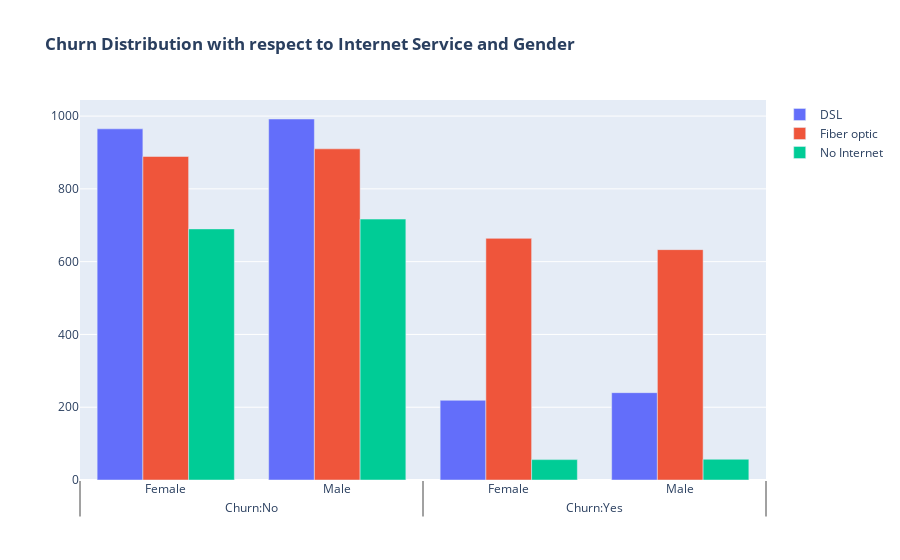

The cell this chart's notebook holds for it:
### Code cell
fig = go.Figure()

fig.add_trace(go.Bar(
  x = [['Churn:No', 'Churn:No', 'Churn:Yes', 'Churn:Yes'],
       ["Female", "Male", "Female", "Male"]],
  y = [965, 992, 219, 240],
  name = 'DSL',
))

fig.add_trace(go.Bar(
  x = [['Churn:No', 'Churn:No', 'Churn:Yes', 'Churn:Yes'],
       ["Female", "Male", "Female", "Male"]],
  y = [889, 910, 664, 633],
  name = 'Fiber optic',
))

fig.add_trace(go.Bar(
  x = [['Churn:No', 'Churn:No', 'Churn:Yes', 'Churn:Yes'],
       ["Female", "Male", "Female", "Male"]],
  y = [690, 717, 56, 57],
  name = 'No Internet',
))
fig.update_layout(title_text="<b>Churn Distribution with respect to Internet Service and Gender</b>")

fig.show()

### Figure 1 — Plotly figure (JSON) as saved in the notebook; plotly's stock layout.template omitted (floating-point values rounded to 4 significant figures)
{"data": [{"name": "DSL", "type": "bar", "x": [["Churn:No", "Churn:No", "Churn:Yes", "Churn:Yes"], ["Female", "Male", "Female", "Male"]], "y": [965, 992, 219, 240]}, {"name": "Fiber optic", "type": "bar", "x": [["Churn:No", "Churn:No", "Churn:Yes", "Churn:Yes"], ["Female", "Male", "Female", "Male"]], "y": [889, 910, 664, 633]}, {"name": "No Internet", "type": "bar", "x": [["Churn:No", "Churn:No", "Churn:Yes", "Churn:Yes"], ["Female", "Male", "Female", "Male"]], "y": [690, 717, 56, 57]}], "layout": {"autosize": true, "title": {"text": "<b>Churn Distribution with respect to Internet Service and Gender</b>"}, "xaxis": {"autorange": true, "range": [-0.5, 3.5], "type": "multicategory"}, "yaxis": {"autorange": true, "range": [0, 1044.0], "type": "linear"}}}
